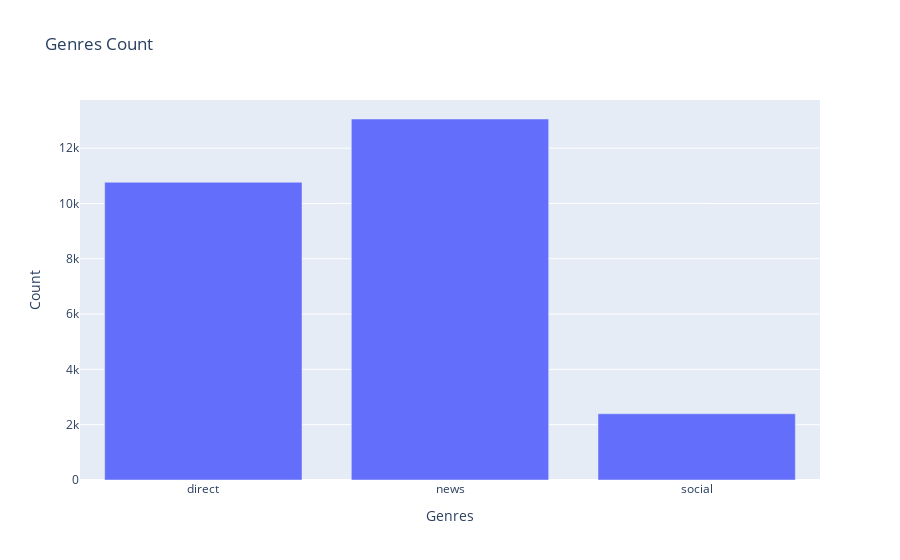

Notebook cell for this chart:
### Code cell
fig = go.Figure(data=graph_one, layout=layout_one)
fig.show()

### Figure 1 — Plotly figure (JSON) as saved in the notebook; plotly's stock layout.template omitted (floating-point values rounded to 4 significant figures)
{"data": [{"type": "bar", "x": ["direct", "news", "social"], "y": [10766, 13054, 2396]}], "layout": {"title": {"text": "Genres Count"}, "xaxis": {"title": {"text": "Genres"}}, "yaxis": {"title": {"text": "Count"}}}}
